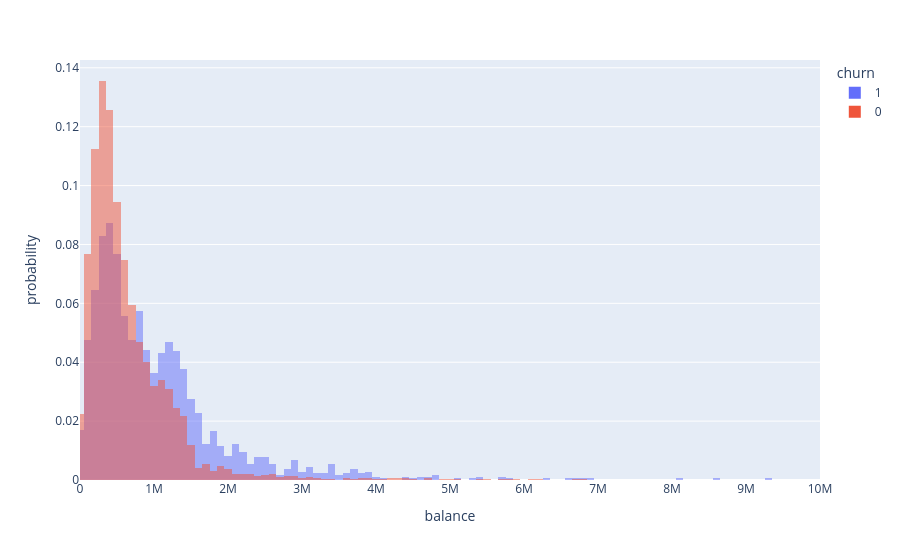

This figure's notebook cell:
### Code cell
fig = px.histogram(df, x='balance', color='churn', histnorm='probability',barmode ='overlay', range_x=['0','10000000'])
fig.show()

### Figure 1 — Plotly figure (JSON) as saved in the notebook; plotly's stock layout.template omitted (floating-point values rounded to 4 significant figures; data arrays with more than 128 entries replaced by an {"elided": "..."} marker saying what was removed)
{"data": [{"alignmentgroup": "True", "bingroup": "x", "histnorm": "probability", "hovertemplate": "churn=1<br>balance=%{x}<br>probability=%{y}<extra></extra>", "legendgroup": "1", "marker": {"color": "#636efa", "opacity": 0.5, "pattern": {"shape": ""}}, "name": "1", "offsetgroup": "1", "orientation": "v", "showlegend": true, "type": "histogram", "x": {"elided": "1822 float values"}, "xaxis": "x", "yaxis": "y"}, {"alignmentgroup": "True", "bingroup": "x", "histnorm": "probability", "hovertemplate": "churn=0<br>balance=%{x}<br>probability=%{y}<extra></extra>", "legendgroup": "0", "marker": {"color": "#EF553B", "opacity": 0.5, "pattern": {"shape": ""}}, "name": "0", "offsetgroup": "0", "orientation": "v", "showlegend": true, "type": "histogram", "x": {"elided": "8177 float values"}, "xaxis": "x", "yaxis": "y"}], "layout": {"barmode": "overlay", "legend": {"title": {"text": "churn"}, "tracegroupgap": 0}, "margin": {"t": 60}, "xaxis": {"anchor": "y", "domain": [0, 1], "range": ["0", "10000000"], "title": {"text": "balance"}}, "yaxis": {"anchor": "x", "domain": [0, 1], "title": {"text": "probability"}}}}
